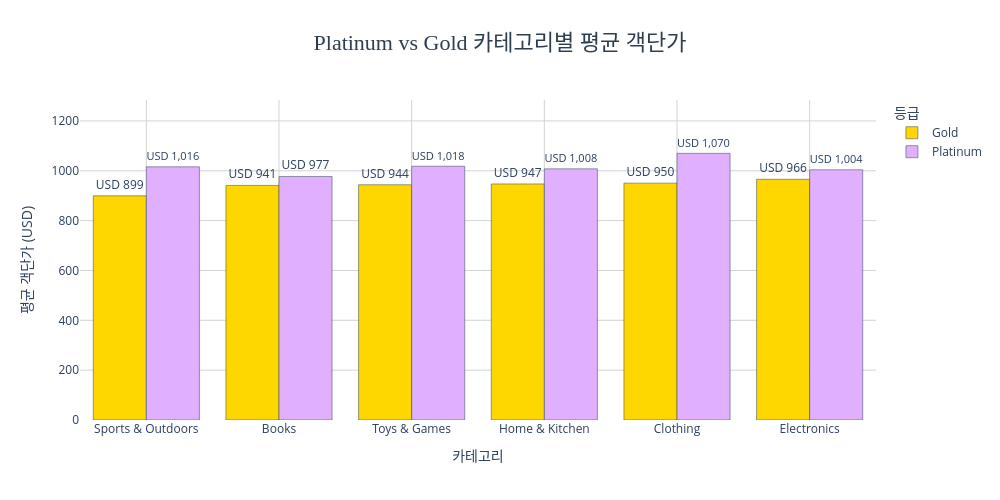

The cell this chart's notebook holds for it:
### Code cell
fig = go.Figure()

colors = {'Gold': '#FFD700', 'Platinum': '#E0B0FF'}

for grade in ['Gold', 'Platinum']:
    data = pg_cat_aov[pg_cat_aov['Grade'] == grade]
    fig.add_trace(
        go.Bar(
            x=data['Category'],
            y=data['AOV'],
            name=grade,
            marker_color=colors[grade],
            marker=dict(line=dict(color='#2c3e50', width=0.5)),
            text=data['AOV'].apply(lambda x: f'USD {x:,.0f}'),
            textposition='outside'
        )
    )

fig.update_layout(
    title=dict(
        text='Platinum vs Gold 카테고리별 평균 객단가',
        font=dict(size=22, color='#2c3e50', family='Arial Black'),
        x=0.5,
        xanchor='center'
    ),
    height=500,
    width=1000,
    plot_bgcolor='white',
    barmode='group',
    legend=dict(title='등급')
)

fig.update_xaxes(title_text='카테고리', gridcolor='lightgray')
fig.update_yaxes(
    title_text='평균 객단가 (USD)',
    gridcolor='lightgray',
    range=[0, pg_cat_aov['AOV'].max() * 1.2]
)

fig.show()

### Figure 1 — Plotly figure (JSON) as saved in the notebook; plotly's stock layout.template omitted (floating-point values rounded to 4 significant figures)
{"data": [{"marker": {"color": "#FFD700", "line": {"color": "#2c3e50", "width": 0.5}}, "name": "Gold", "text": ["USD 899", "USD 941", "USD 944", "USD 947", "USD 950", "USD 966"], "textposition": "outside", "type": "bar", "x": ["Sports & Outdoors", "Books", "Toys & Games", "Home & Kitchen", "Clothing", "Electronics"], "y": [899.4, 941.3, 943.9, 947.2, 950.4, 965.9]}, {"marker": {"color": "#E0B0FF", "line": {"color": "#2c3e50", "width": 0.5}}, "name": "Platinum", "text": ["USD 977", "USD 1,004", "USD 1,008", "USD 1,016", "USD 1,018", "USD 1,070"], "textposition": "outside", "type": "bar", "x": ["Books", "Electronics", "Home & Kitchen", "Sports & Outdoors", "Toys & Games", "Clothing"], "y": [977.1, 1004.0, 1008.0, 1016.0, 1018.0, 1070.0]}], "layout": {"barmode": "group", "height": 500, "legend": {"title": {"text": "등급"}}, "plot_bgcolor": "white", "title": {"font": {"color": "#2c3e50", "family": "Arial Black", "size": 22}, "text": "Platinum vs Gold 카테고리별 평균 객단가", "x": 0.5, "xanchor": "center"}, "width": 1000, "xaxis": {"gridcolor": "lightgray", "title": {"text": "카테고리"}}, "yaxis": {"gridcolor": "lightgray", "range": [0, 1284.0], "title": {"text": "평균 객단가 (USD)"}}}}
